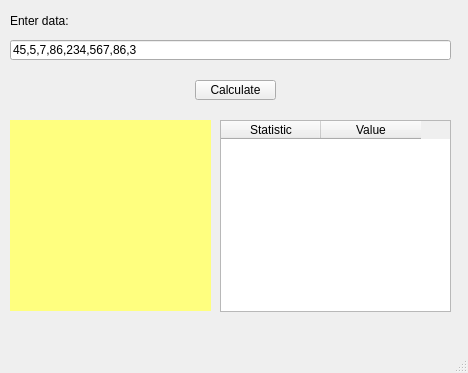
<?xml version="1.0" encoding="UTF-8"?>
<ui version="4.0">
 <class>MainWindow</class>
 <widget class="QMainWindow" name="MainWindow">
  <property name="geometry">
   <rect>
    <x>0</x>
    <y>0</y>
    <width>468</width>
    <height>373</height>
   </rect>
  </property>
  <property name="windowTitle">
   <string>MainWindow</string>
  </property>
  <widget class="QWidget" name="centralwidget">
   <widget class="QLabel" name="label">
    <property name="geometry">
     <rect>
      <x>10</x>
      <y>10</y>
      <width>151</width>
      <height>21</height>
     </rect>
    </property>
    <property name="text">
     <string>Enter data:</string>
    </property>
   </widget>
   <widget class="QLineEdit" name="lineEditInput">
    <property name="geometry">
     <rect>
      <x>10</x>
      <y>40</y>
      <width>441</width>
      <height>20</height>
     </rect>
    </property>
    <property name="text">
     <string>45,5,7,86,234,567,86,3</string>
    </property>
   </widget>
   <widget class="QPushButton" name="pushButtonCalculate">
    <property name="geometry">
     <rect>
      <x>195</x>
      <y>80</y>
      <width>81</width>
      <height>20</height>
     </rect>
    </property>
    <property name="text">
     <string>Calculate</string>
    </property>
   </widget>
   <widget class="QLabel" name="labelOutput">
    <property name="geometry">
     <rect>
      <x>10</x>
      <y>120</y>
      <width>201</width>
      <height>191</height>
     </rect>
    </property>
    <property name="styleSheet">
     <string notr="true">background-color: rgb(255, 255, 127);</string>
    </property>
    <property name="text">
     <string/>
    </property>
    <property name="alignment">
     <set>Qt::AlignHCenter|Qt::AlignTop</set>
    </property>
   </widget>
   <widget class="QTableWidget" name="tableWidget">
    <property name="geometry">
     <rect>
      <x>220</x>
      <y>120</y>
      <width>231</width>
      <height>192</height>
     </rect>
    </property>
    <column>
     <property name="text">
      <string>Statistic</string>
     </property>
    </column>
    <column>
     <property name="text">
      <string>Value</string>
     </property>
    </column>
   </widget>
  </widget>
  <widget class="QMenuBar" name="menubar">
   <property name="geometry">
    <rect>
     <x>0</x>
     <y>0</y>
     <width>468</width>
     <height>18</height>
    </rect>
   </property>
  </widget>
  <widget class="QStatusBar" name="statusbar"/>
 </widget>
 <resources/>
 <connections/>
</ui>
